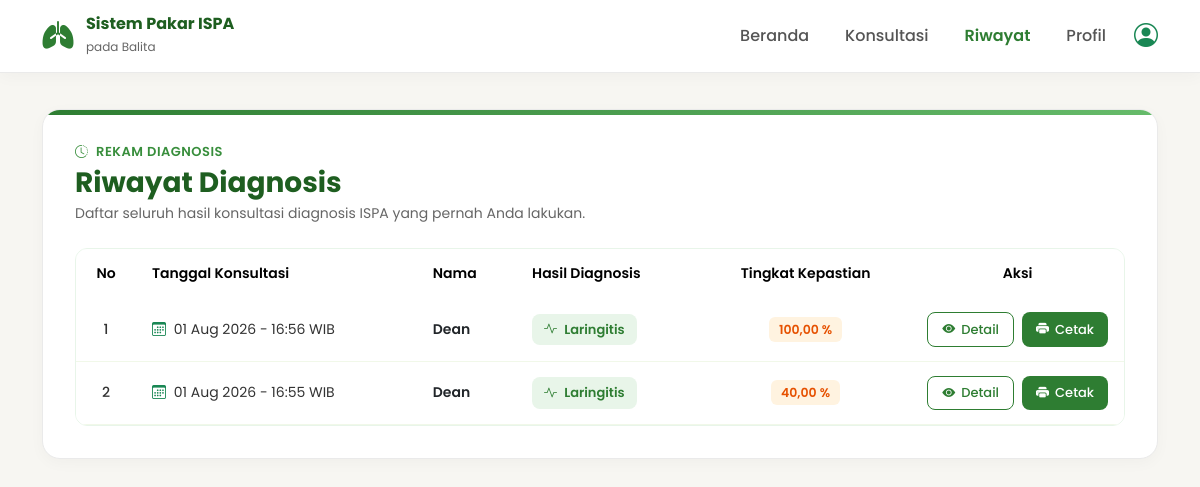
Page /user/riwayat.php (signed in) on the committed database.
### tables this page shows
CREATE TABLE `tb_hasil_diagnosis` (
  `id_hasil` int(11) NOT NULL,
  `id_konsultasi` int(11) DEFAULT NULL,
  `id_user` int(11) NOT NULL,
  `id_penyakit` int(11) NOT NULL,
  `nilai_cf` decimal(5,4) NOT NULL,
  `persentase` decimal(5,2) NOT NULL,
  `tanggal_diagnosis` datetime NOT NULL DEFAULT current_timestamp()
);

CREATE TABLE `tb_konsultasi` (
  `id_konsultasi` int(11) NOT NULL,
  `id_user` int(11) NOT NULL,
  `tanggal` datetime DEFAULT current_timestamp()
);

CREATE TABLE `tb_user` (
  `id_user` int(11) NOT NULL,
  `nama_lengkap` varchar(100) NOT NULL,
  `username` varchar(50) NOT NULL,
  `email` varchar(100) NOT NULL,
  `password` varchar(255) NOT NULL,
  `no_hp` varchar(20) DEFAULT NULL,
  `alamat` text DEFAULT NULL,
  `foto` varchar(255) DEFAULT 'default.png',
  `role` enum('admin','user') DEFAULT 'user',
  `created_at` timestamp NOT NULL DEFAULT current_timestamp()
);

CREATE TABLE `tb_penyakit` (
  `id_penyakit` int(11) NOT NULL,
  `kode_penyakit` varchar(10) NOT NULL,
  `nama_penyakit` varchar(100) NOT NULL,
  `deskripsi` text NOT NULL,
  `gejala_umum` text DEFAULT NULL,
  `penanganan` text NOT NULL,
  `gambar` varchar(255) DEFAULT 'default.png',
  `created_at` timestamp NOT NULL DEFAULT current_timestamp()
);

### user/riwayat.php (the view, shortened to what this page needs)
<?php
require_once "../config/koneksi.php";
$idUser = $_SESSION['id_user'];
$queryUser = mysqli_query($conn, "SELECT * FROM tb_user WHERE id_user = '$idUser'");
$user = mysqli_fetch_assoc($queryUser);
$fotoUserPath = "";
$queryRiwayat = mysqli_query($conn, "
    SELECT
        k.id_konsultasi,
        k.tanggal,
        h.id_hasil,
        h.id_penyakit,
        h.nilai_cf,
        h.persentase,
        p.nama_penyakit
    FROM tb_konsultasi k
    INNER JOIN tb_hasil_diagnosis h
        ON k.id_konsultasi = h.id_konsultasi
    INNER JOIN tb_penyakit p
        ON h.id_penyakit = p.id_penyakit
    WHERE k.id_user = '$idUser'
    ORDER BY
        k.tanggal DESC,
        h.persentase DESC
");
?>
<!DOCTYPE html>
<html lang="id">
<head>
    <link href="https://cdn.jsdelivr.net/npm/bootstrap@5.3.3/dist/css/bootstrap.min.css" rel="stylesheet">
    <link href="https://cdn.jsdelivr.net/npm/bootstrap-icons@1.11.3/font/bootstrap-icons.min.css" rel="stylesheet">
</head>
<body>
    <nav class="navbar navbar-expand-lg navbar-custom fixed-top">
        <div class="container">
            <a href="dashboard.php" class="navbar-brand-custom">
                <i class="bi bi-lungs-fill"></i>
                <div class="brand-text">
                    <strong>Sistem Pakar ISPA</strong>
                    <small>pada Balita</small>
                </div>
            </a>
            <div class="collapse navbar-collapse" id="navbarNav">
                <ul class="navbar-nav ms-auto align-items-lg-center gap-1 my-2 my-lg-0">
                    <li class="nav-item"><a class="nav-link" href="dashboard.php">Beranda</a></li>
                    <li class="nav-item"><a class="nav-link" href="konsultasi.php">Konsultasi</a></li>
                    <li class="nav-item"><a class="nav-link active" href="riwayat.php">Riwayat</a></li>
                    <li class="nav-item"><a class="nav-link" href="profil.php">Profil</a></li>
                    <li class="nav-item d-none d-lg-block ms-2">
                        <a href="profil.php" class="profile-icon">
                            <?php if (!empty($fotoUserPath)) : ?>
                                <img src="<?= htmlspecialchars($fotoUserPath); ?>" alt="Foto Profil" class="profile-avatar-nav">
                            <?php else : ?>
                                <i class="bi bi-person-circle fs-4 text-success"></i>
                            <?php endif; ?>
                        </a>
                    </li>
                </ul>
            </div>
        </div>
    </nav>
    <main class="container my-4">
        <div class="card-custom">
            <div class="info-header">
                <span class="sub-title"><i class="bi bi-clock-history me-1"></i> Rekam Diagnosis</span>
                <h2>Riwayat Diagnosis</h2>
                <p>Daftar seluruh hasil konsultasi diagnosis ISPA yang pernah Anda lakukan.</p>
            </div>
            <?php if ($queryRiwayat && mysqli_num_rows($queryRiwayat) > 0) : ?>
                <div class="table-responsive">
                    <table class="table table-custom">
                        <thead>
                            <tr>
                                <th class="text-center" width="60">No</th>
                                <th>Tanggal Konsultasi</th>
                                <th>Nama</th>
                                <th>Hasil Diagnosis</th>
                                <th class="text-center">Tingkat Kepastian</th>
                                <th class="text-center" width="200">Aksi</th>
                            </tr>
                        </thead>
                        <tbody>
                            <?php
                            $no = 1;
                            while ($row = mysqli_fetch_assoc($queryRiwayat)) :
                                $tanggal = date(
                                    'd M Y - H:i',
                                    strtotime($row['tanggal'])
                                );
                                $persentase = number_format(
                                    $row['persentase'],
                                    2,
                                    ",",
                                    "."
                                )." %";
                            ?>
                                <tr>
                                    <td class="text-center fw-medium"><?= $no++; ?></td>
                                    <td>
                                        <i class="bi bi-calendar3 text-success me-1"></i>
                                        <?= htmlspecialchars($tanggal); ?> WIB
                                    </td>
                                    <td class="fw-semibold text-dark">
                                        <?= htmlspecialchars($user['nama_lengkap'] ?? ''); ?>
                                    </td>
                                    <td>
                                        <span class="badge-diagnosis">
                                            <i class="bi bi-activity me-1"></i>
                                            <?= htmlspecialchars($row['nama_penyakit'] ?? 'Tidak Terdeteksi'); ?>
                                        </span>
                                    </td>
                                    <td class="text-center">
                                        <span class="badge-cf"><?= htmlspecialchars($persentase); ?></span>
                                    </td>
                                    <td class="text-center">
                                        <div class="d-flex justify-content-center gap-2">
                                            <a href="detail_riwayat.php?id=<?= $row['id_konsultasi']; ?>" class="btn-action-sm-outline" title="Lihat Detail Hasil">
                                                <i class="bi bi-eye-fill"></i> Detail
                                            </a>
                                            <a href="../proses/cetak_hasil.php?id=<?= $row['id_konsultasi']; ?>" target="_blank" class="btn-action-sm-primary" title="Cetak Hasil Diagnosis">
                                                <i class="bi bi-printer-fill"></i> Cetak
                                            </a>
                                        </div>
                                    </td>
                                </tr>
                            <?php endwhile; ?>
                        </tbody>
                    </table>
                </div>
            <?php endif; ?>
        </div>
    </main>
</body>
</html>

### user/riwayat.php (style rules this page uses)
* { margin: 0; padding: 0; box-sizing: border-box; font-family: 'Poppins', sans-serif; }
body { background: #F7F6F2; color: #1E5E20; padding-top: 85px; }
.navbar-custom { background: #FFFFFF; padding: 12px 0; border-bottom: 1px solid #EAEAEA; box-shadow: 0 4px 15px rgba(0,0,0,0.03); }
.navbar-brand-custom { display: flex; align-items: center; gap: 12px; text-decoration: none; color: #1E5E20; }
.navbar-brand-custom i { font-size: 32px; color: #2E7D32; }
.brand-text strong { font-size: 16px; font-weight: 700; color: #1E5E20; display: block; line-height: 1.2; }
.brand-text small { font-size: 12px; color: #666; }
.nav-link { font-weight: 500; color: #555 !important; padding: 8px 16px !important; transition: all 0.3s ease; }
.nav-link:hover, .nav-link.active { color: #2E7D32 !important; font-weight: 600; }
.card-custom { background: #FFFFFF; padding: 32px; border-radius: 18px; border: 1px solid #EAEAEA; box-shadow: 0 4px 15px rgba(0,0,0,0.03); position: relative; overflow: hidden; }
.card-custom::before { content: ''; position: absolute; top: 0; left: 0; right: 0; height: 5px; background: linear-gradient(90deg, #2E7D32, #66BB6A); }
.info-header { margin-bottom: 24px; }
.info-header .sub-title { font-size: 13px; font-weight: 600; letter-spacing: 0.5px; text-transform: uppercase; color: #388E3C; margin-bottom: 4px; display: block; }
.info-header h2 { font-size: 28px; font-weight: 700; color: #1E5E20; margin: 0; }
.info-header p { color: #666; font-size: 14px; margin-top: 4px; }
.table-responsive { border-radius: 12px; border: 1px solid #E8F5E9; }
.table-custom { width: 100%; margin-bottom: 0; vertical-align: middle; }
.table-custom thead { background: #E8F5E9; color: #1E5E20; }
.table-custom th { font-weight: 600; font-size: 14px; padding: 14px 16px; border: none; white-space: nowrap; }
.table-custom td { padding: 14px 16px; font-size: 14px; color: #333; border-bottom: 1px solid #F1F8E9; white-space: nowrap; }
.badge-diagnosis { background: #E8F5E9; color: #2E7D32; padding: 6px 12px; border-radius: 8px; font-weight: 600; font-size: 13px; display: inline-block; }
.badge-cf { background: #FFF3E0; color: #E65100; padding: 4px 10px; border-radius: 6px; font-weight: 600; font-size: 12.5px; }
.btn-action-sm-primary { display: inline-flex; align-items: center; gap: 6px; padding: 7px 14px; background: #2E7D32; color: white; border: none; border-radius: 8px; font-weight: 500; font-size: 13px; text-decoration: none; transition: all .2s ease; }
.btn-action-sm-outline { display: inline-flex; align-items: center; gap: 6px; padding: 6.5px 14px; border: 1.5px solid #2E7D32; background: #FFF; color: #2E7D32; border-radius: 8px; font-weight: 500; font-size: 13px; text-decoration: none; transition: all .2s ease; }

### rows in the picture
tb_hasil_diagnosis: id_konsultasi.tanggal "01 Aug 2026 - 16:56", id_user.nama_lengkap "Dean", id_penyakit.nama_penyakit "Laringitis", persentase "100,00 %"
tb_hasil_diagnosis: id_konsultasi.tanggal "01 Aug 2026 - 16:55", id_user.nama_lengkap "Dean", id_penyakit.nama_penyakit "Laringitis", persentase "40,00 %"
